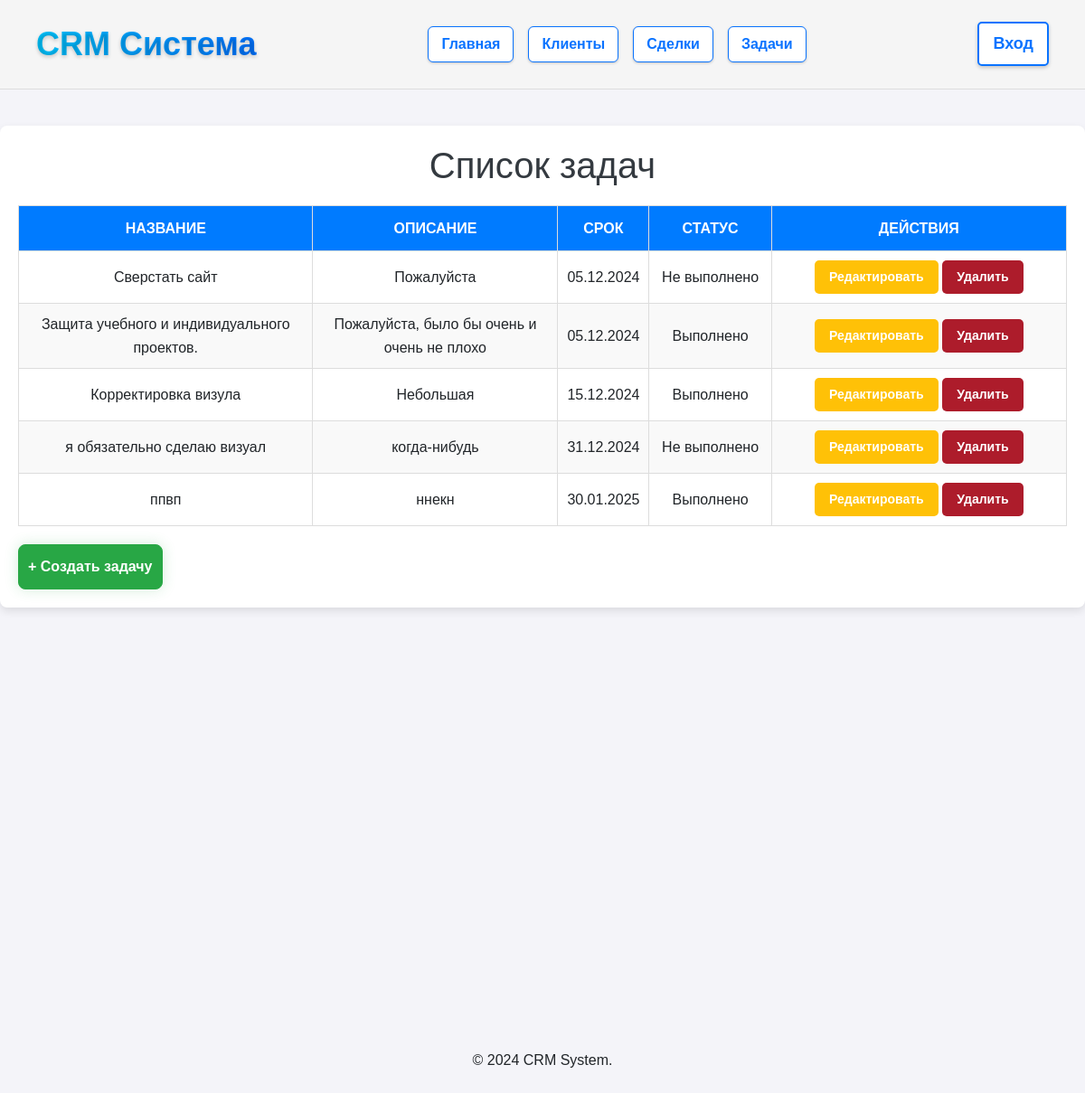
Page /task/ on the committed database.
### crm/models.py (models this page shows, shortened)
class Task(models.Model):
    title = models.CharField(default="", max_length=200, verbose_name="Название задачи")
    description = models.TextField(default="", blank=True, verbose_name="Описание")
    deadline = models.DateField( verbose_name="Срок выполнения")
    is_completed = models.BooleanField( verbose_name="Выполнена")

### crm/views.py (the view)
# urls.py: path('task/', views.task, name='task'),
def task(request):
    task = Task.objects.all()
    return render(request, 'crm/task.html', {'task': task})

### crm/templates/crm/task.html (shortened to what this page needs)
{% extends 'crm/base.html' %}
{% block content %}
<!DOCTYPE html>
<html lang="en">
<head>
</head>
<body>    <div class="container">
        <h1>Список задач</h1>
        <table>
            <thead>
                <tr>
                    <th>Название</th>
                    <th>Описание</th>
                    <th>Срок</th>
                    <th>Статус</th>
                    <th>Действия</th>
                </tr>
            </thead>
            <tbody>
                {% for task in task %}
                <tr>
                    <td>{{ task.title }}</td>
                    <td>{{ task.description }}</td>
                    <td>{{ task.deadline|date:"d.m.Y" }}</td>
                    <td>
                        {% if task.is_completed %}
                        Выполнено
                        {% else %}
                        Не выполнено
                        {% endif %}
                    </td>
                    <td>
                        <a href="{% url 'edit_task' task.id %}" class="btn btn-warning btn-sm">Редактировать</a>
                        <a href="{% url 'delete_task' task.id %}" onclick="return confirm('Вы уверены?');" class="btn btn-danger btn-sm">Удалить</a>
                    </td>
                </tr>
                {% empty %}
                <tr>
                    <td colspan="5" class="no-tasks">Нет задач</td>
                </tr>
                {% endfor %}
            </tbody>
        </table>
        <a href="{% url 'add_task' %}" class="btn btn-success mt-3">+ Создать задачу</a>
    </div>
</body>
</html>
{% endblock %}

### crm/templates/crm/base.html (style rules this page uses)
body { font-family: Arial, sans-serif; background-color: #f4f4f9; margin: 0; padding: 0; line-height: 1.6; }

### crm/templates/crm/task.html (style rules this page uses)
body { font-family: Arial, sans-serif; background-color: #f4f4f9; margin: 0; padding: 0; line-height: 1.6; }
.container { max-width: 1200px; margin: 40px auto; background-color: #fff; padding: 20px; box-shadow: 0 4px 10px rgba(0, 0, 0, 0.1); border-radius: 8px; position: relative; padding-bottom: 90px; }
h1 { text-align: center; color: #343a40; }
table { width: 100%; border-collapse: collapse; margin-top: 20px; }
table th { background: #007bff; color: #fff; text-transform: uppercase; }
table th, table td { padding: 12px 15px; border: 1px solid #ddd; box-sizing: border-box; text-align: center; vertical-align: middle; }
tbody td { padding: 10px; text-align: center; vertical-align: middle; border: 1px solid #ddd; word-wrap: break-word; }
tbody tr:nth-child(even) { background-color: #f9f9f9; }
thead th:nth-child(1), tbody td:nth-child(1) { width: 30%; }
thead th:nth-child(2), tbody td:nth-child(2) { width:25%; }
thead th:nth-child(5), tbody td:nth-child(5) { width:30%; }
thead th:nth-child(4), tbody td:nth-child(4) { width:12%; }
.btn { font-size: 14px; padding: 5px 10px; border-radius: 4px; color: #fff; text-decoration: none; cursor: pointer; display: inline-block; }
.btn.btn-success.mt-3 { position: absolute; bottom: 20px; left: 20px; padding: 12px 10px; background-color: #28a745; color: #fff; font-size: 16px; font-weight: bold; border-radius: 8px; text-align: center; cursor: pointer; text-decoration: none; box-shadow: 0 0 15px rgba(40, 167, 69, 0.2); transition: all 0.3s ease; display: inline-block; }
.btn.btn-warning.btn-sm, .btn.btn-danger.btn-sm { padding: 8px 16px; border: none; border-radius: 5px; font-weight: bold; cursor: pointer; color: #fff; text-decoration: none; display: inline-block; }
.btn.btn-warning.btn-sm { background-color: #ffc107; }
.btn.btn-danger.btn-sm { background-color: #ad1c2b; }

### rows in the picture
Task: title "Сверстать сайт", description "Пожалуйста", deadline "05.12.2024", is_completed "Не выполнено"
Task: title "Защита учебного и индивидуального проектов.", description "Пожалуйста, было бы очень и очень не плохо", deadline "05.12.2024", is_completed "Выполнено"
Task: title "Корректировка визула", description "Небольшая", deadline "15.12.2024", is_completed "Выполнено"
Task: title "я обязательно сделаю визуал", description "когда-нибудь", deadline "31.12.2024", is_completed "Не выполнено"
Task: title "ппвп", description "ннекн", deadline "30.01.2025", is_completed "Выполнено"
